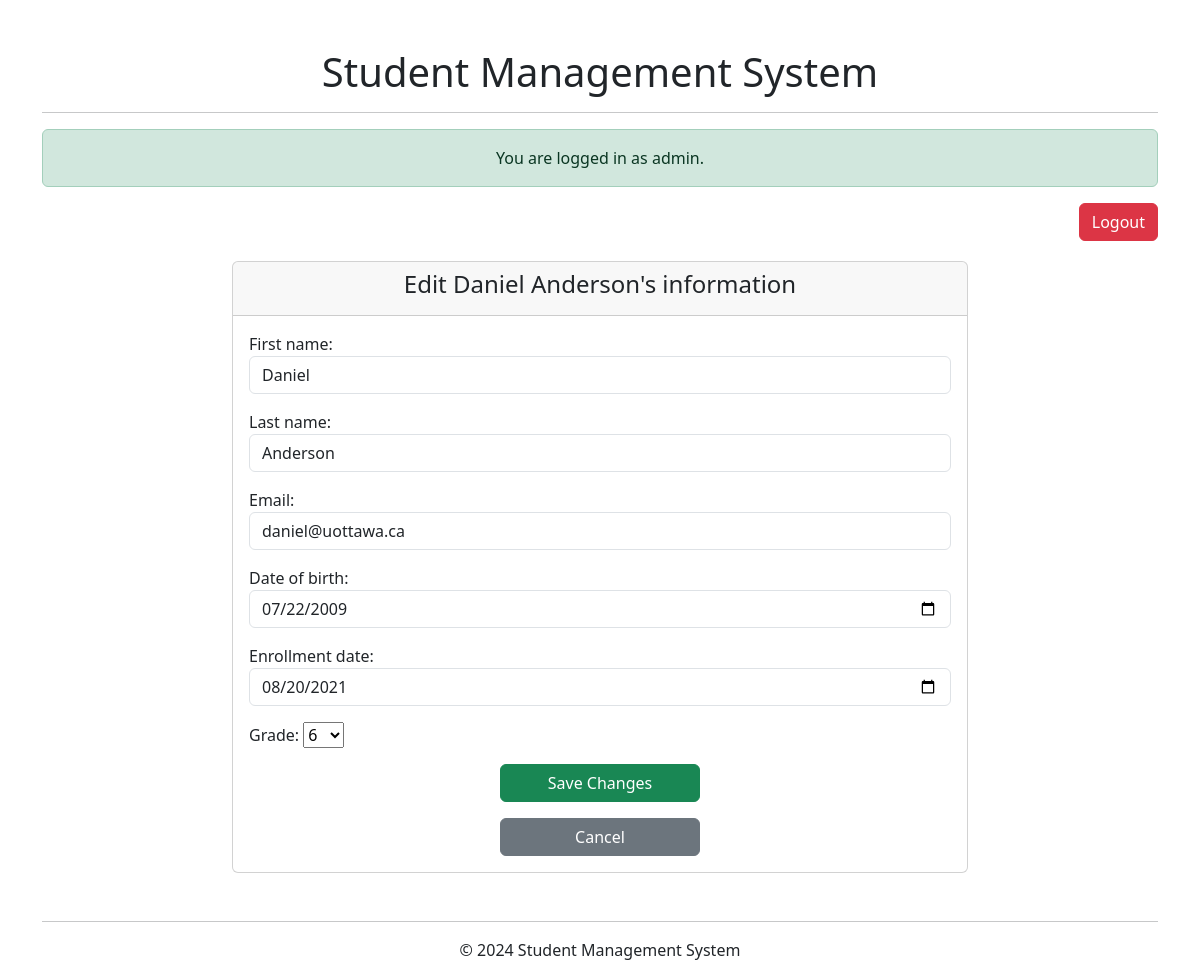
/student/29/edit/ (signed in), run on the app's committed database.
### student/models.py (models this page shows, shortened)
class Student(models.Model):
    first_name = models.CharField(max_length=100)
    last_name = models.CharField(max_length=100)
    email = models.EmailField()
    date_of_birth = models.DateField()
    enrollment_date = models.DateField()
    grade = models.IntegerField()
    def name(self):
        return f"{self.first_name} {self.last_name}"

### student/views.py (the view)
# urls.py: path("student/<int:pk>/edit/", views.student_edit, name="student_edit"),
@login_required
def student_edit(request, pk):
    student = get_object_or_404(Student, pk=pk)
    if request.method == 'POST':
        form = StudentForm(request.POST, instance=student)
        if form.is_valid():
            form.save()
            return redirect('student_detail', pk=pk)
    else:
        form = StudentForm(instance = student)
    return render(request, 'student/edit.html', {'form': form, 'student': student})

### student/forms.py
class StudentForm(forms.ModelForm):
    class Meta:
        model = Student
        fields = ['first_name', 'last_name', 'email', 'date_of_birth', 'enrollment_date', 'grade']
        widgets = {
            'first_name' : forms.TextInput(attrs={'class': 'form-control'}),
            'last_name' : forms.TextInput(attrs={'class': 'form-control'}),
            'email' : forms.EmailInput(attrs={'class': 'form-control'}),
            'date_of_birth': forms.DateInput(attrs={'class': 'form-control', 'type': 'date'}),
            'enrollment_date': forms.DateInput(attrs={'class': 'form-control', 'type': 'date'}),
            'grade': forms.Select(choices=[(i, i) for i in range(1, 13)], attrs={'class': 'from-select'})  # Dropdown from 1 to 12
        }

### student/templates/student/edit.html (shortened to what this page needs)
{% extends 'base.html' %}
{% block content %}
<div class="row justify-content-center">
    <div class="col-md-8">
        <div class="card">
            <div class="card-header text-center">
                <h4>Edit {{student.name}}'s information</h4>
            </div>
            <div class="card-body">
                <form method="post">
                    {{ form.as_p }}
                    <div class="d-grid mb-3">
                        <button type="submit" class="btn btn-success" style="width: 200px; margin: 0 auto;">Save
                            Changes</button>
                    </div>
                    <div class="d-grid">
                        <a href="{% url 'student_detail' student.pk %}" class="btn btn-secondary"
                            style="width: 200px; margin: 0 auto;">Cancel</a>
                    </div>
                </form>
            </div>
        </div>
    </div>
</div>
{% endblock content %}

### student/templates/base.html (shortened to what this page needs)
<!DOCTYPE html>
<html lang="en">
<head>
    <link href="https://cdn.jsdelivr.net/npm/bootstrap@5.3.0-alpha1/dist/css/bootstrap.min.css" rel="stylesheet">
</head>
<body>
    <div class="container mt-5">
        <header class="text-center" style="padding-bottom: 20px;">
            <h1>Student Management System</h1>
            <hr>
            {% if user.is_authenticated %}
            <p class="alert alert-success">You are logged in as {{ user.username }}.</p>
            <div class="d-grid gap-2 d-md-block text-end">
                <a href="{% url 'logout' %}" class="btn btn-danger">Logout</a>
            </div>
            {% else %}
            <div class="d-grid gap-2 d-md-block text-end">
                <a href="{% url 'login' %}" class="btn btn-primary">Login</a>
                <a href="{% url 'signup' %}" class="btn btn-secondary">Sign Up</a>
            </div>
            {% endif %}
        </header>
        <main>
            {% block content %}{% endblock %}
        </main>
        <footer class="text-center mt-5">
            <hr>
            <p>&copy; 2024 Student Management System</p>
        </footer>
    </div>
</body>
</html>

### data on the page
Student: name "Daniel Anderson", first_name "Daniel", last_name "Anderson", email "daniel@uottawa.ca", date_of_birth "07/22/2009", enrollment_date "08/20/2021", grade "6"

### other printed values
{{ user.username }} "admin"
